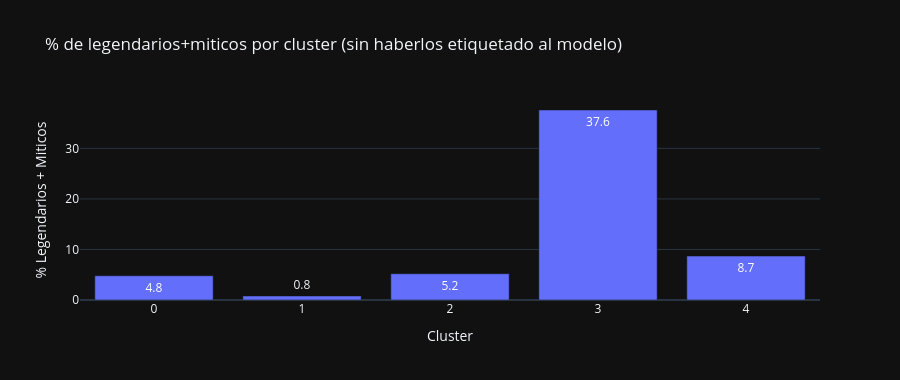

Write notebook code for a chart like this one.
### Markdown cell above
## 8. Validacion -- distribucion de legendarios por cluster

Sin haberle dicho al modelo que un Pokemon es legendario, deberia concentrarse
en el cluster de BST alto. Si ocurre, valida que el clustering captura estructura real.

### Code cell
leg_dist = (df_clean.groupby(['cluster','categoria'])
            .size().reset_index(name='n')
            .pivot(index='cluster', columns='categoria', values='n')
            .fillna(0).astype(int))

total = leg_dist.sum(axis=1)
leg_dist['% Especiales'] = (
    (leg_dist.get('Legendario',0) + leg_dist.get('Mitico',0)) / total * 100
).round(1)

print('Distribucion de categorias por cluster:')
print(leg_dist)

fig_val = px.bar(
    leg_dist.reset_index(), x='cluster', y='% Especiales',
    title='% de legendarios+miticos por cluster (sin haberlos etiquetado al modelo)',
    labels={'cluster':'Cluster','% Especiales':'% Legendarios + Miticos'},
    template='plotly_dark', text_auto=True,
)
fig_val.update_layout(height=380)
fig_val.show()

### Figure 1 — Plotly figure (JSON) as saved in the notebook; plotly's stock layout.template omitted (floating-point values rounded to 4 significant figures)
{"data": [{"hovertemplate": "Cluster=%{x}<br>% Legendarios + Miticos=%{y}<extra></extra>", "legendgroup": "", "marker": {"color": "#636efa", "pattern": {"shape": ""}}, "name": "", "orientation": "v", "showlegend": false, "textposition": "auto", "texttemplate": "%{y}", "type": "bar", "x": [0, 1, 2, 3, 4], "xaxis": "x", "y": [4.8, 0.8, 5.2, 37.6, 8.7], "yaxis": "y"}], "layout": {"barmode": "relative", "height": 380, "legend": {"tracegroupgap": 0}, "title": {"text": "% de legendarios+miticos por cluster (sin haberlos etiquetado al modelo)"}, "xaxis": {"anchor": "y", "domain": [0.0, 1.0], "title": {"text": "Cluster"}}, "yaxis": {"anchor": "x", "domain": [0.0, 1.0], "title": {"text": "% Legendarios + Miticos"}}}}
